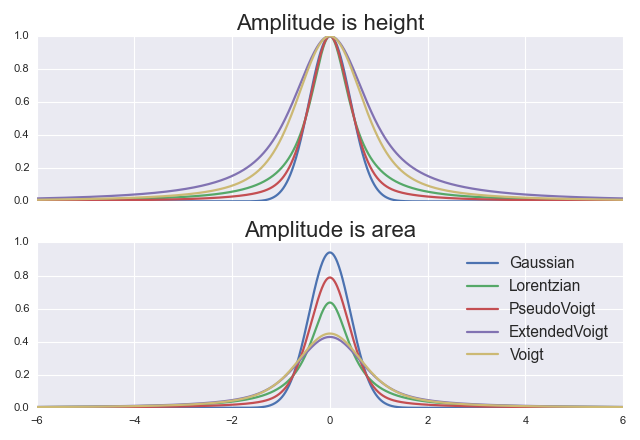

Reproduce this figure in Python.
import numpy as np
import matplotlib.pyplot as plt
import satlas.profiles as p
import seaborn
seaborn.set()

x = np.linspace(-6, 6, 1000)
fwhm = 1.0

g = p.Gaussian(fwhm=fwhm)
l = p.Lorentzian(fwhm=fwhm)
b = p.PseudoVoigt(fwhm=fwhm)
e = p.ExtendedVoigt(fwhm=fwhm)
v = p.Voigt(fwhm=fwhm)

prof = [g, l, b, e, v]
names = ['Gaussian', 'Lorentzian',  'PseudoVoigt',
         'ExtendedVoigt', 'Voigt']
fig, ax = plt.subplots(nrows=2, ncols=1, sharex=True, sharey=True)
for lineshape, name in zip(prof, names):
    ax[0].plot(x, lineshape(x), lw=2.0, label=name)

g = p.Gaussian(fwhm=fwhm, ampIsArea=True)
l = p.Lorentzian(fwhm=fwhm, ampIsArea=True)
b = p.PseudoVoigt(fwhm=fwhm, ampIsArea=True)
e = p.ExtendedVoigt(fwhm=fwhm, ampIsArea=True)
v = p.Voigt(fwhm=fwhm, ampIsArea=True)

prof = [g, l, b, e, v]
for lineshape, name in zip(prof, names):
    ax[1].plot(x, lineshape(x), lw=2.0, label=name)
ax[1].legend(loc=0, fontsize=14)

ax[0].set_title('Amplitude is height', fontsize=20)
ax[1].set_title('Amplitude is area', fontsize=20)
plt.tight_layout()
plt.show()
